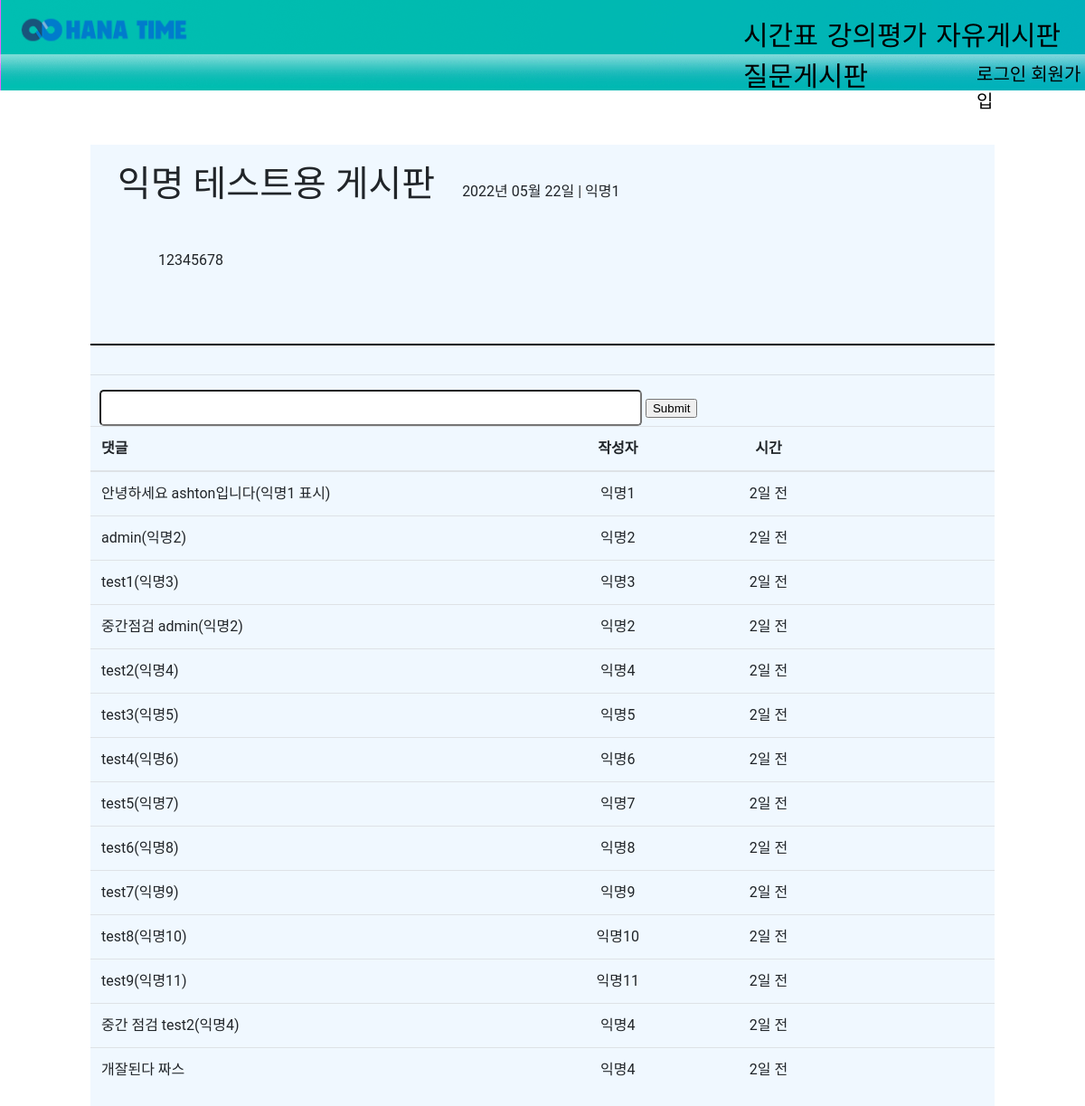
/freeboard/14/, run on the app's committed database.
### freeboard/models.py (models this page shows, shortened)
class freeB (models.Model) :
    writer = models.ForeignKey(settings.AUTH_USER_MODEL, on_delete=models.SET_NULL, null=True, verbose_name='작성자')
    title = models.CharField(max_length = 200 )
    body = models.TextField()
    date = models.DateTimeField(auto_now_add=True)
    hits = models.PositiveIntegerField(default=0)
    name = models.CharField(max_length = 20)
    nameINIT = models.CharField(max_length = 20, null=True)
    nameTOname = models.TextField(null=True)
    nameCount = models.PositiveIntegerField(default=1)
    @property
    def hit_count__(self) :
        self.hits = self.hits+1
        self.save()
        return " "

class comment(models.Model) :
    comment = models.CharField(max_length=100)
    date = models.DateTimeField(auto_now_add=True)
    nameINIT = models.CharField(max_length = 20, null=True)
    name = models.CharField(max_length = 20)
    post = models.ForeignKey(freeB, on_delete=models.CASCADE)
    @property
    def created_string(self):
        time = datetime.now(tz=timezone.utc) - self.date
        if time < timedelta(minutes=1):
            return '방금 전'
        elif time < timedelta(hours=1):
            return str(int(time.seconds / 60)) + '분 전'
        elif time < timedelta(days=1):
            return str(int(time.seconds / 3600)) + '시간 전'
        elif time < timedelta(days=7):
            time = datetime.now(tz=timezone.utc).date() - self.date.date()
            return str(time.days) + '일 전'
        else:
            return False

### freeboard/views.py (the view)
# urls.py: path('freeboard/<int:post_id>/', freeboardview.detail, name = 'detail'),
def detail(request, post_id) :
    blog_detail = get_object_or_404(freeB, pk=post_id)
    comment_form = commentForm()
    return render(request, 'detail.html', {'blog_detail':blog_detail , 'comment_form':comment_form})

### freeboard/forms.py
class commentForm(forms.ModelForm) :
    comment = forms.CharField(widget=TextInput(attrs={'style' : 'width: 600px; margin-left:1%; height: 40px; border-radius: 0.3rem;'}))
    class Meta:
        model = comment
        fields =  ['comment']

### freeboard/templates/detail.html (shortened to what this page needs)
{% include 'header.html' %}
<body>
	<div style="padding: 30px;"></div>
    <section class="page" style="width: 1000px; min-height: 1000px; margin: auto; background-color:aliceblue;">
		<div style="padding: 10px;"></div>
		<div class="title">
		<h1 style = "margin-left: 30px; margin-right: 30px; display:inline;">{{blog_detail.title|safe}}</h1>{{blog_detail.date | date:'Y년 m월 d일'}} | {{blog_detail.name|safe}}
		</div>
    <br><br>
		<div>
		<div class="article" style="width: 850px; margin: auto;">
      {{blog_detail.body|safe}}
    </div>
    <br><br>
	</div>
	<hr style="background:black; width: 1000px; height: 1px;">
	<div class="table-responsive">
    <hr>
        <form method = "POST" action="{% url 'fnew_comment' blog_detail.id %}">
          {{ comment_form.comment }}
          <input type = "submit">
        </form>
        <table class="table custom-table">
          <thead>
            <tr>
              <th scope="col" width="150">댓글</th>
              <th scope="col"width="50"><center>작성자</center></th>
              <th scope="col"width="50"><center>시간</center></th>
              <th scope="col"width="50"><center></center></th>
            </tr>
          </thead>
          <tbody>
            {% for comment in blog_detail.comment_set.all %}
            <tr scope="row">
                      <td>
                        {{comment.comment}}
                      </td>
                      <td><center>{{comment.name}}</center></td>
                      <td><center>{% if comment.created_string == False %}{{ comment.date|date:'m월 d일' }}
                          {% else %}
                          {{ comment.created_string }}
                          {% endif %}</center></td>
                      <td>{% if comment.nameINIT == user.username %}<a href="{% url 'commentdelete' blog_detail.id comment.pk %}" onclick="return confirm('정말 삭제하시겠습니까?')">삭제</a>{% endif %}</td>
            </tr>
            {% endfor %}
          </tbody>
        </table>
      </div>
		</section>
</body>
</html>

### static/css/style_header.css (style rules this page uses)
body { margin: 0; padding: 0; background: #fff; font-style: normal; font-family: 'verdana', 'dotum'; height: 100%; display: block; font-weight:100; }
div { margin: 0; padding: 0; }

### data on the page
freeB: title "익명 테스트용 게시판", date "2022년 05월 22일", name "익명1", body "12345678"
comment: comment "안녕하세요 ashton입니다(익명1 표시)", name "익명1", created_string "2일 전"
comment: comment "admin(익명2)", name "익명2", created_string "2일 전"
comment: comment "test1(익명3)", name "익명3", created_string "2일 전"
comment: comment "중간점검 admin(익명2)", name "익명2", created_string "2일 전"
comment: comment "test2(익명4)", name "익명4", created_string "2일 전"
comment: comment "test3(익명5)", name "익명5", created_string "2일 전"
comment: comment "test4(익명6)", name "익명6", created_string "2일 전"
comment: comment "test5(익명7)", name "익명7", created_string "2일 전"
comment: comment "test6(익명8)", name "익명8", created_string "2일 전"
comment: comment "test7(익명9)", name "익명9", created_string "2일 전"
comment: comment "test8(익명10)", name "익명10", created_string "2일 전"
comment: comment "test9(익명11)", name "익명11", created_string "2일 전"
comment: comment "중간 점검 test2(익명4)", name "익명4", created_string "2일 전"
comment: comment "개잘된다 짜스", name "익명4", created_string "2일 전"
